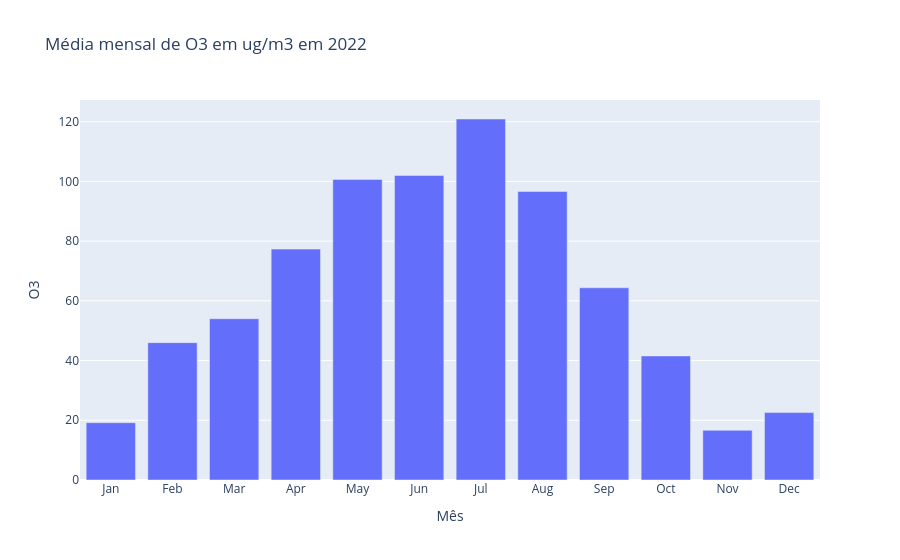

Source (notebook cell):
### Code cell
fig = px.bar(df_2022_mensal,
             x="Mês",
             y="O3",
             title = "Média mensal de O3 em ug/m3 em 2022")
fig.show()

### Figure 1 — Plotly figure (JSON) as saved in the notebook; plotly's stock layout.template omitted (floating-point values rounded to 4 significant figures)
{"data": [{"hovertemplate": "Mês=%{x}<br>O3=%{y}<extra></extra>", "legendgroup": "", "marker": {"color": "#636efa", "pattern": {"shape": ""}}, "name": "", "orientation": "v", "showlegend": false, "textposition": "auto", "type": "bar", "x": ["Jan", "Feb", "Mar", "Apr", "May", "Jun", "Jul", "Aug", "Sep", "Oct", "Nov", "Dec"], "xaxis": "x", "y": [19.19, 46.0, 54.0, 77.33, 100.7, 102.0, 120.9, 96.61, 64.37, 41.55, 16.63, 22.58], "yaxis": "y"}], "layout": {"barmode": "relative", "legend": {"tracegroupgap": 0}, "title": {"text": "Média mensal de O3 em ug/m3 em 2022"}, "xaxis": {"anchor": "y", "domain": [0, 1], "title": {"text": "Mês"}}, "yaxis": {"anchor": "x", "domain": [0, 1], "title": {"text": "O3"}}}}
